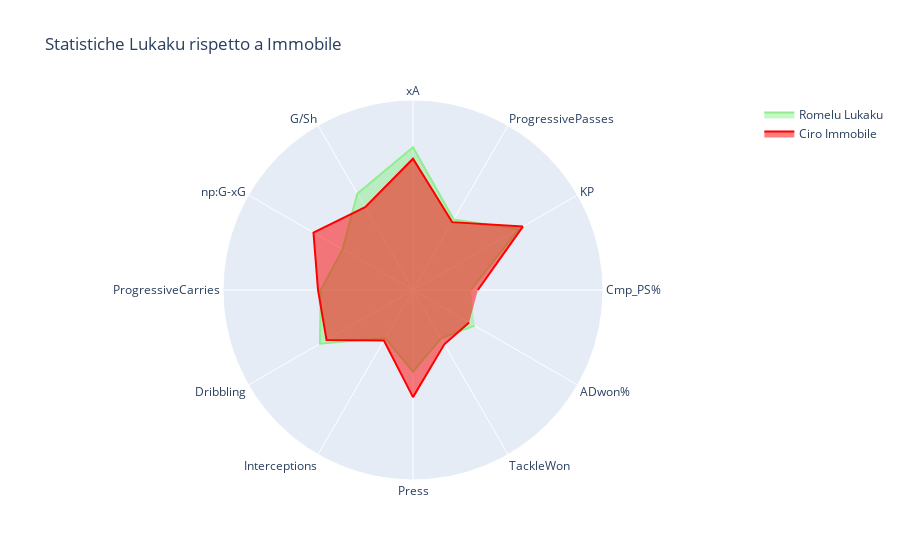

Notebook code for this chart:
### Code cell
categories = ["Cmp_PS%" , "KP" , "ProgressivePasses", "xA","G/Sh", "np:G-xG", "ProgressiveCarries",
              "Dribbling", "Interceptions" , "Press", "TackleWon" ,"ADwon%"]
range_ = [-4, 5]

fig = go.Figure()

#fig = make_subplots(rows=1, cols=1, specs=[[{'type': 'polar'}]*1]*1)

fig.add_trace(go.Scatterpolar(
      r=plot_medie.loc["Romelu Lukaku"],
      theta=categories,
      fill='toself',
      name='Romelu Lukaku', 
    line_color = 'lightgreen', 
    mode='lines'


))


fig.add_trace(go.Scatterpolar(
      r=plot_medie.loc["Ciro Immobile"],
      theta=categories,
      fill='toself',
        line_color = 'red', 

      name='Ciro Immobile', 
          mode='lines'

))


fig.update_layout(title="Statistiche Lukaku rispetto a Immobile",
  polar=dict(
    radialaxis=dict(
      visible=False,
      range=range_
    )))
    

fig.show(width=1000, height=1000)

### Figure 1 — Plotly figure (JSON) as saved in the notebook; plotly's stock layout.template omitted (floating-point values rounded to 4 significant figures)
{"data": [{"fill": "toself", "line": {"color": "lightgreen"}, "mode": "lines", "name": "Romelu Lukaku", "r": [-1.258, 1.768, -0.1431, 2.758, 1.27, -0.1485, 0.3694, 1.091, -1.369, -0.1353, -1.35, -0.6264], "theta": ["Cmp_PS%", "KP", "ProgressivePasses", "xA", "G/Sh", "np:G-xG", "ProgressiveCarries", "Dribbling", "Interceptions", "Press", "TackleWon", "ADwon%"], "type": "scatterpolar"}, {"fill": "toself", "line": {"color": "red"}, "mode": "lines", "name": "Ciro Immobile", "r": [-0.9282, 2.006, -0.2882, 2.219, 0.5309, 1.444, 0.5005, 0.7296, -1.242, 1.074, -1.031, -0.9294], "theta": ["Cmp_PS%", "KP", "ProgressivePasses", "xA", "G/Sh", "np:G-xG", "ProgressiveCarries", "Dribbling", "Interceptions", "Press", "TackleWon", "ADwon%"], "type": "scatterpolar"}], "layout": {"polar": {"radialaxis": {"range": [-4, 5], "visible": false}}, "title": {"text": "Statistiche Lukaku rispetto a Immobile"}}}
